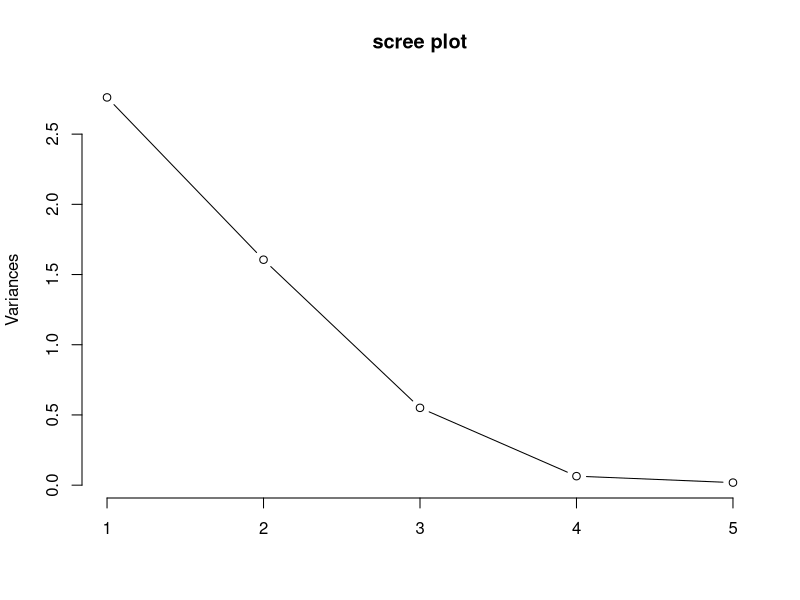
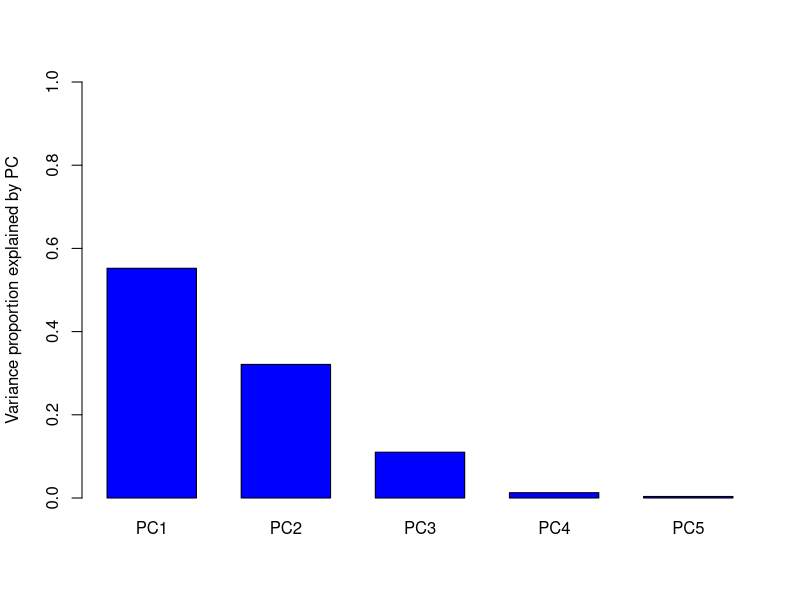

Reproduce these figures in R, in order.
# ch04_ex10_pca.R
# ch4.5 principal component - proportion of variance

# ex4.10

# load data
# specify `fileEncoding` argument if needed
dat2 <- read.csv("data/ch4_dat2.csv", fileEncoding = "euc-kr")

# covert data frame to matrix
x <- as.matrix(dat2[, 2:6])

# correlation matrix
round(cor(x), 3)

# principal component analysis with centering and scaling
pca_fit <- prcomp(x, center = TRUE, scale. = TRUE)
pca_fit

# eigenvalue of cor(x)
pca_var <- pca_fit$sdev^2
pca_var

# scree plot : to choose the number of components
screeplot(pca_fit, type = "lines", main = "scree plot")

# bar plot of variance proportion explained by each PC
rate_var <- pca_var / sum(pca_var)
rate_var
categories <- c("PC1", "PC2", "PC3", "PC4", "PC5")
barplot(rate_var,
  names.arg = categories, cex.axis = 1,
  ylab = "Variance proportion explained by PC",
  col = "blue", space = 0.5, width = 1, ylim = c(0, 1)
)
